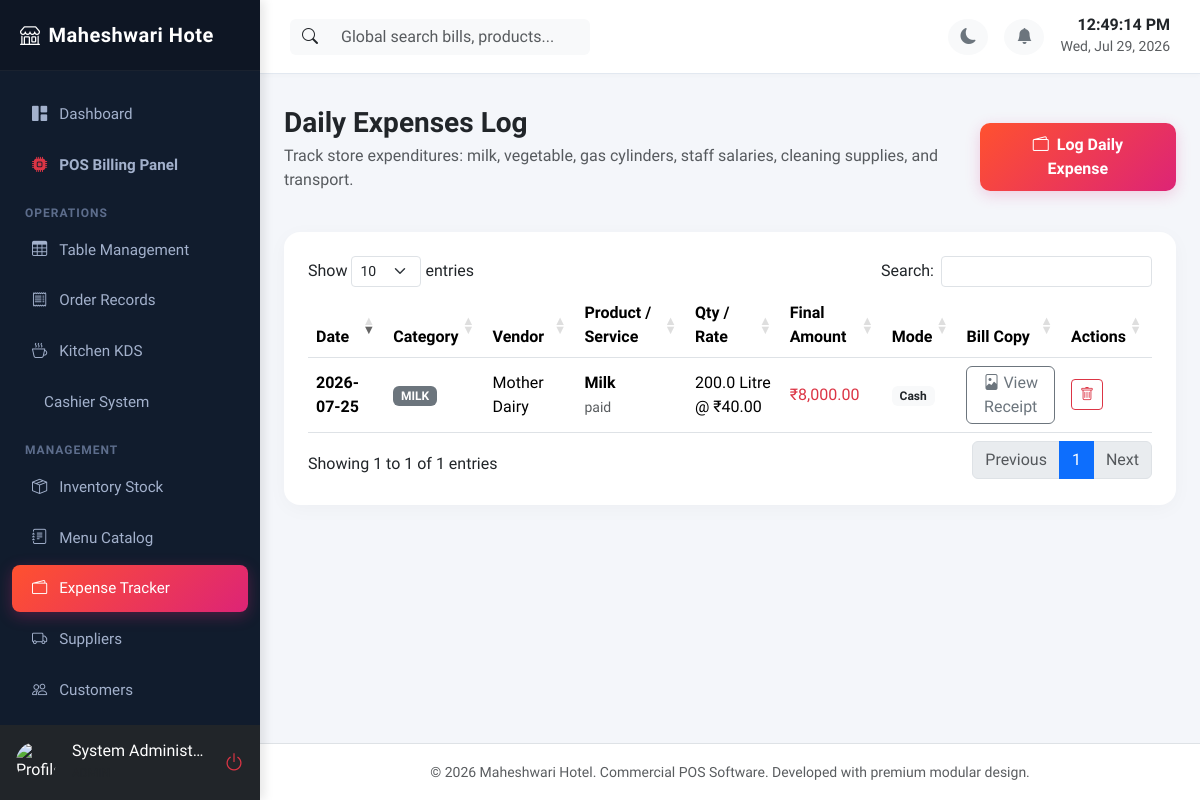
/expenses (signed in), run on the app's committed database.
### app/models/__init__.py (models this page shows, shortened)
class RestaurantSetting(db.Model):
    __tablename__ = 'restaurant_settings'
    id = db.Column(db.Integer, primary_key=True)
    key = db.Column(db.String(100), unique=True, nullable=False)
    value = db.Column(db.Text, nullable=True)

class User(db.Model, UserMixin):
    __tablename__ = 'users'
    id = db.Column(db.Integer, primary_key=True)
    employee_id = db.Column(db.String(50), unique=True, nullable=False)
    username = db.Column(db.String(80), unique=True, nullable=False)
    password_hash = db.Column(db.String(200), nullable=False)
    name = db.Column(db.String(120), nullable=False)
    email = db.Column(db.String(120), unique=True, nullable=True)
    mobile = db.Column(db.String(15), nullable=True)
    role = db.Column(db.String(50), nullable=False, default='Cashier') # Admin, Manager, Cashier, Waiter, Kitchen, Store Manager
    permissions = db.Column(db.Text, nullable=True) # JSON stored as string for custom permission flags
    status = db.Column(db.String(20), default='Active') # Active, Disabled
    photo = db.Column(db.String(250), nullable=True)
    joining_date = db.Column(db.Date, nullable=True)
    shift = db.Column(db.String(50), nullable=True) # Day, Night, Evening
    fingerprint_enabled = db.Column(db.Boolean, default=False)
    credentials = db.relationship('WebAuthnCredential', backref='user', lazy=True, cascade='all, delete-orphan')
    attendances = db.relationship('Attendance', backref='user', lazy=True, cascade='all, delete-orphan')
    activity_logs = db.relationship('ActivityLog', backref='user', lazy=True)
    def has_permission(self, permission):
        if self.role == 'Admin':
            return True
        perms = self.get_permissions_list()
        return permission in perms

class Expense(db.Model):
    __tablename__ = 'expenses'
    id = db.Column(db.Integer, primary_key=True)
    date = db.Column(db.Date, default=datetime.utcnow().date, nullable=False)
    vendor = db.Column(db.String(120), nullable=True)
    invoice_number = db.Column(db.String(100), nullable=True)
    category = db.Column(db.String(100), nullable=False) # From ExpenseCategory
    product_name = db.Column(db.String(150), nullable=True)
    quantity = db.Column(db.Float, default=0.0)
    unit = db.Column(db.String(20), default='Kg')
    rate = db.Column(db.Float, default=0.0)
    gst = db.Column(db.Float, default=0.0)
    discount = db.Column(db.Float, default=0.0)
    final_amount = db.Column(db.Float, nullable=False)
    payment_mode = db.Column(db.String(50), default='Cash') # Cash, UPI, Card, Net Banking
    remarks = db.Column(db.Text, nullable=True)
    bill_photo = db.Column(db.String(250), nullable=True)

### app/routes/expense.py (the view)
@expense_bp.route('/expenses')
@login_required
@permission_required('expenses')
def list_expenses():
    expenses = Expense.query.order_by(Expense.date.desc()).all()
    categories = ExpenseCategory.query.all()
    return render_template('expense/list.html', expenses=expenses, categories=categories)

### app/utils/helpers.py (called while the page is built)
def get_setting(key, default=None):
    try:
        setting = RestaurantSetting.query.filter_by(key=key).first()
        if setting:
            return setting.value
        return default
    except Exception as e:
        print(f"Error fetching setting {key}: {e}")
        return default

### app/templates/expense/list.html (shortened to what this page needs)
{% extends "base.html" %}
{% block content %}
<div class="d-flex align-items-center justify-content-between mb-4">
    <div>
        <h3 class="fw-bold mb-1">Daily Expenses Log</h3>
        <p class="text-muted">Track store expenditures: milk, vegetable, gas cylinders, staff salaries, cleaning supplies, and transport.</p>
    </div>
    <a href="{{ url_for('expenses.add_expense') }}" class="btn btn-gradient"><i class="bi bi-wallet2 me-2"></i>Log Daily Expense</a>
</div>
<div class="card card-custom p-4">
    <div class="table-responsive">
        <table class="table table-hover align-middle" id="expenses-log-table">
            <thead>
                <tr>
                    <th>Date</th>
                    <th>Category</th>
                    <th>Vendor</th>
                    <th>Product / Service</th>
                    <th>Qty / Rate</th>
                    <th>Final Amount</th>
                    <th>Mode</th>
                    <th>Bill Copy</th>
                    <th>Actions</th>
                </tr>
            </thead>
            <tbody>
                {% for e in expenses %}
                <tr>
                    <td><span class="fw-semibold">{{ e.date.strftime('%Y-%m-%d') }}</span></td>
                    <td><span class="badge bg-secondary text-uppercase" style="font-size: 0.75rem;">{{ e.category }}</span></td>
                    <td>{{ e.vendor or "N/A" }}</td>
                    <td>
                        <div class="fw-bold">{{ e.product_name }}</div>
                        <small class="text-muted">{{ e.remarks or "No remarks" }}</small>
                    </td>
                    <td>
                        {% if e.quantity %}
                        {{ e.quantity }} {{ e.unit }} @ {{ e.rate | currency }}
                        {% else %}
                        N/A
                        {% endif %}
                    </td>
                    <td class="fw-extrabold text-danger">{{ e.final_amount | currency }}</td>
                    <td><span class="badge bg-light text-dark">{{ e.payment_mode }}</span></td>
                    <td>
                        {% if e.bill_photo %}
                        <a href="{{ url_for('static', filename=e.bill_photo) }}" target="_blank" class="btn btn-xs btn-outline-secondary py-1 px-2"><i class="bi bi-file-image"></i> View Receipt</a>
                        {% else %}
                        <small class="text-muted">No receipt</small>
                        {% endif %}
                    </td>
                    <td>
                        <a href="{{ url_for('expenses.delete_expense', id=e.id) }}" class="btn btn-sm btn-outline-danger" onclick="return confirm('Are you sure you want to delete this expense record?')"><i class="bi bi-trash"></i></a>
                    </td>
                </tr>
                {% endfor %}
            </tbody>
        </table>
    </div>
</div>
{% endblock %}

### app/templates/base.html (shortened to what this page needs)
<!DOCTYPE html>
<html lang="en" data-bs-theme="light">
<head>
    <link href="https://cdn.jsdelivr.net/npm/bootstrap@5.3.1/dist/css/bootstrap.min.css" rel="stylesheet">
    <link href="https://cdn.jsdelivr.net/npm/bootstrap-icons@1.10.5/font/bootstrap-icons.css" rel="stylesheet">
    <link href="https://cdn.jsdelivr.net/npm/sweetalert2@11.7.27/dist/sweetalert2.min.css" rel="stylesheet">
    <link href="https://cdn.datatables.net/1.13.6/css/dataTables.bootstrap5.min.css" rel="stylesheet">
</head>
<body>
    <div id="sidebar" class="d-flex flex-column">
        <div class="logo d-flex align-items-center justify-content-between">
            <span><i class="bi bi-shop me-2"></i>{{ restaurant_name[:15] }}</span>
        </div>
        <div class="flex-grow-1 mt-3">
            <a href="{{ url_for('dashboard.index') }}" class="nav-link {% if request.endpoint == 'dashboard.index' %}active{% endif %}">
                <i class="bi bi-grid-1x2-fill"></i> Dashboard
            </a>
            {% if current_user.has_permission('orders') %}
            <a href="{{ url_for('orders.pos_interface') }}" class="nav-link {% if request.endpoint == 'orders.pos_interface' %}active{% endif %}">
                <i class="bi bi-cpu-fill text-danger"></i> <b>POS Billing Panel</b>
            </a>
            {% endif %}
            <div class="nav-header">Operations</div>
            {% if current_user.has_permission('tables') %}
            <a href="{{ url_for('tables.layout') }}" class="nav-link {% if request.endpoint == 'tables.layout' %}active{% endif %}">
                <i class="bi bi-table"></i> Table Management
            </a>
            {% endif %}
            {% if current_user.has_permission('orders') %}
            <a href="{{ url_for('orders.list_orders') }}" class="nav-link {% if request.endpoint == 'orders.list_orders' %}active{% endif %}">
                <i class="bi bi-receipt"></i> Order Records
            </a>
            {% endif %}
            {% if current_user.has_permission('kitchen') %}
            <a href="{{ url_for('kitchen.display') }}" class="nav-link {% if request.endpoint == 'kitchen.display' %}active{% endif %}">
                <i class="bi bi-cup-hot"></i> Kitchen KDS
            </a>
            {% endif %}
            {% if current_user.has_permission('billing') %}
            <a href="{{ url_for('billing.index') }}" class="nav-link {% if request.endpoint == 'billing.index' %}active{% endif %}">
                 Cashier System
            </a>
            {% endif %}
            <div class="nav-header">Management</div>
            {% if current_user.has_permission('inventory') %}
            <a href="{{ url_for('inventory.index') }}" class="nav-link {% if 'inventory' in request.endpoint %}active{% endif %}">
                <i class="bi bi-box-seam"></i> Inventory Stock
            </a>
            {% endif %}
            {% if current_user.has_permission('menu') %}
            <a href="{{ url_for('menu.list_menu') }}" class="nav-link {% if 'menu' in request.endpoint %}active{% endif %}">
                <i class="bi bi-journal-text"></i> Menu Catalog
            </a>
            {% endif %}
            {% if current_user.has_permission('expenses') %}
            <a href="{{ url_for('expenses.list_expenses') }}" class="nav-link {% if 'expenses' in request.endpoint and 'suppliers' not in request.url %}active{% endif %}">
                <i class="bi bi-wallet2"></i> Expense Tracker
            </a>
            {% endif %}
            {% if current_user.has_permission('suppliers') %}
            <a href="{{ url_for('expenses.list_suppliers') }}" class="nav-link {% if 'suppliers' in request.endpoint %}active{% endif %}">
                <i class="bi bi-truck"></i> Suppliers
            </a>
            {% endif %}
            {% if current_user.has_permission('customers') %}
            <a href="{{ url_for('customers.index') }}" class="nav-link {% if 'customers' in request.endpoint %}active{% endif %}">
                <i class="bi bi-people"></i> Customers
            </a>
            {% endif %}
            {% if current_user.has_permission('attendance') %}
            <a href="{{ url_for('attendance.index') }}" class="nav-link {% if 'attendance' in request.endpoint %}active{% endif %}">
            </a>
            {% endif %}
        </div>
        <div class="p-3 bg-dark d-flex align-items-center gap-3">
            <img src="{{ url_for('static', filename=current_user.photo if current_user.photo else 'uploads/profiles/default.png') }}" onerror="this.src='https://cdn-icons-png.flaticon.com/512/3135/3135715.png'" class="rounded-circle" width="40" height="40" alt="Profile">
            <div class="overflow-hidden">
                <h6 class="mb-0 text-white text-truncate">{{ current_user.name }}</h6>
                <small class="text-muted text-uppercase" style="font-size: 0.75rem;">{{ current_user.role }}</small>
            </div>
            <a href="{{ url_for('auth.logout') }}" class="text-danger ms-auto fs-5" title="Logout"><i class="bi bi-power"></i></a>
        </div>
    </div>
    <div id="content">
        <nav class="navbar navbar-expand navbar-main align-items-center justify-content-between">
            <div class="d-flex align-items-center gap-3">
                <div class="position-relative d-none d-md-block" style="width: 300px;">
                    <div class="input-group">
                        <span class="input-group-text bg-light border-0"><i class="bi bi-search"></i></span>
                        <input type="text" class="form-control bg-light border-0" id="global-search-input" placeholder="Global search bills, products...">
                    </div>
                </div>
            </div>
            <div class="d-flex align-items-center gap-3">
                <button class="btn btn-light rounded-circle border-0 text-secondary" id="theme-toggle-btn"><i class="bi bi-moon-fill"></i></button>
                <div class="dropdown">
                    <button class="btn btn-light rounded-circle border-0 text-secondary position-relative" type="button" data-bs-toggle="dropdown" aria-expanded="false" id="notif-dropdown-btn">
                        <i class="bi bi-bell-fill"></i>
                    </button>
                </div>
                <div class="text-end d-none d-sm-block">
                    <h6 class="mb-0 fw-bold" id="live-time">00:00:00</h6>
                    <small class="text-muted" id="live-date">July 24, 2026</small>
                </div>
            </div>
        </nav>
        <div class="container-fluid px-4 py-3 flex-grow-1">
            {% block content %}{% endblock %}
        </div>
        <footer class="bg-white py-3 border-top mt-auto text-center text-muted">
            <small>&copy; 2026 {{ restaurant_name }}. Commercial POS Software. Developed with premium modular design.</small>
        </footer>
    </div>
</body>
</html>

### app/templates/base.html (style rules this page uses)
:root { --primary-gradient: linear-gradient(135deg, #FF512F 0%, #DD2476 100%); --sidebar-width: 260px; --sidebar-bg: #111c2d; --font-family: 'Plus Jakarta Sans', sans-serif; }
body { font-family: var(--font-family); background-color: #f4f6fa; overflow-x: hidden; transition: background-color 0.3s ease, color 0.3s ease; }
#sidebar { width: var(--sidebar-width); min-width: var(--sidebar-width); background: var(--sidebar-bg); color: #fff; height: 100vh; position: fixed; top: 0; left: 0; display: flex; flex-direction: column; z-index:1000; overflow:hidden; box-shadow:4px 0 10px rgba(0,0,0,0.1); }
#sidebar > .flex-grow-1 { overflow-y:auto; min-height:0; }
#sidebar .logo { padding: 20px; background: rgba(0,0,0,0.2); font-size: 1.25rem; font-weight: 800; letter-spacing: 0.5px; border-bottom: 1px solid rgba(255,255,255,0.05); }
#sidebar .nav-link { color: #a3b1cc; padding: 12px 20px; font-weight: 500; font-size: 0.95rem; border-radius: 8px; margin: 4px 12px; display: flex; align-items: center; gap: 12px; transition: all 0.2s; }
#sidebar .nav-link:hover, #sidebar .nav-link.active { color: #fff; background: rgba(255, 255, 255, 0.08); }
#sidebar .nav-link.active { background: var(--primary-gradient); box-shadow: 0 4px 15px rgba(221, 36, 118, 0.3); }
#sidebar .nav-header { font-size: 0.75rem; text-transform: uppercase; letter-spacing: 1px; color: #5d6d8c; font-weight: 700; margin: 15px 25px 5px 25px; }
#content { margin-left: var(--sidebar-width); width: calc(100% - var(--sidebar-width)); transition: all 0.3s ease; min-height: 100vh; display: flex; flex-direction: column; }
.navbar-main { background-color: #fff; border-bottom: 1px solid #e2e8f0; padding: 15px 30px; position: sticky; top: 0; z-index: 999; box-shadow: 0 2px 4px rgba(0,0,0,0.02); }
.card-custom { border: none; border-radius: 16px; box-shadow: 0 4px 20px rgba(0, 0, 0, 0.03); transition: transform 0.2s ease, box-shadow 0.2s ease; background-color: #fff; }
.btn-gradient { background: var(--primary-gradient); color: #fff; border: none; font-weight: 600; border-radius: 10px; padding: 10px 24px; box-shadow: 0 4px 15px rgba(221, 36, 118, 0.2); transition: all 0.2s; }

### data on the page
RestaurantSetting: value "Maheshwari Hote", value "Maheshwari Hotel"
User: name "System Administ…"
Expense: date "2026-07-25", category "MILK", vendor "Mother Dairy", product_name "Milk", remarks "paid", quantity "200.0", unit "Litre", rate "₹40.00", final_amount "₹8,000.00", payment_mode "Cash"
